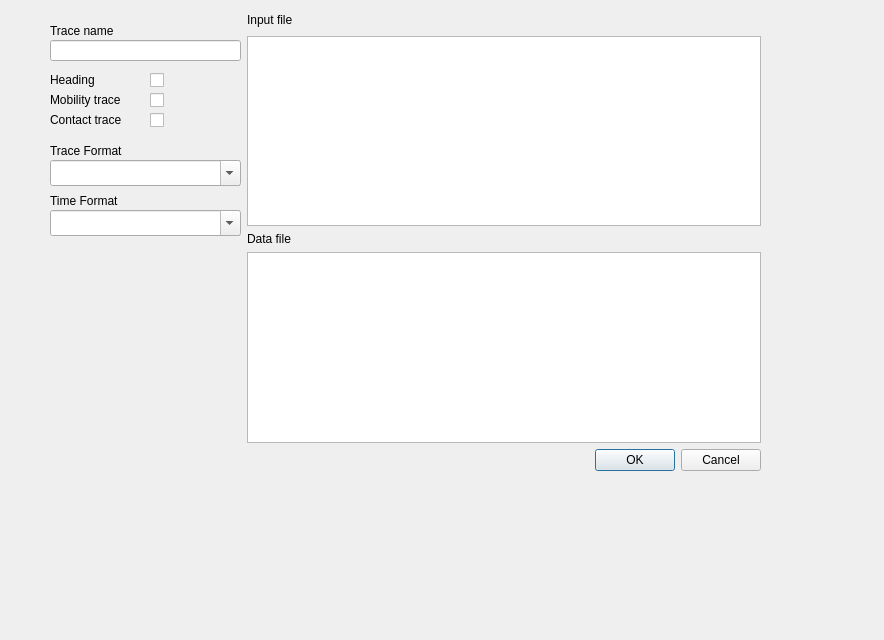
<?xml version="1.0" encoding="UTF-8"?>
<ui version="4.0">
 <class>ImportDialog</class>
 <widget class="QDialog" name="ImportDialog">
  <property name="geometry">
   <rect>
    <x>0</x>
    <y>0</y>
    <width>884</width>
    <height>640</height>
   </rect>
  </property>
  <property name="sizePolicy">
   <sizepolicy hsizetype="Fixed" vsizetype="Fixed">
    <horstretch>0</horstretch>
    <verstretch>0</verstretch>
   </sizepolicy>
  </property>
  <property name="windowTitle">
   <string>Import Trace</string>
  </property>
  <widget class="QWidget" name="verticalLayoutWidget">
   <property name="geometry">
    <rect>
     <x>40</x>
     <y>10</y>
     <width>721</width>
     <height>461</height>
    </rect>
   </property>
   <layout class="QVBoxLayout" name="mainLayout">
    <item>
     <layout class="QHBoxLayout" name="horizontalLayout">
      <item>
       <widget class="QWidget" name="widget" native="true">
        <property name="minimumSize">
         <size>
          <width>201</width>
          <height>50</height>
         </size>
        </property>
        <widget class="QLabel" name="label">
         <property name="geometry">
          <rect>
           <x>10</x>
           <y>10</y>
           <width>101</width>
           <height>21</height>
          </rect>
         </property>
         <property name="text">
          <string>Trace name</string>
         </property>
        </widget>
        <widget class="QLineEdit" name="lineEditTrace">
         <property name="geometry">
          <rect>
           <x>10</x>
           <y>30</y>
           <width>191</width>
           <height>21</height>
          </rect>
         </property>
        </widget>
        <widget class="QLabel" name="label_4">
         <property name="geometry">
          <rect>
           <x>10</x>
           <y>60</y>
           <width>59</width>
           <height>20</height>
          </rect>
         </property>
         <property name="text">
          <string>Heading</string>
         </property>
        </widget>
        <widget class="QCheckBox" name="checkBoxHeading">
         <property name="geometry">
          <rect>
           <x>110</x>
           <y>60</y>
           <width>16</width>
           <height>20</height>
          </rect>
         </property>
         <property name="text">
          <string/>
         </property>
        </widget>
        <widget class="QLabel" name="label_5">
         <property name="geometry">
          <rect>
           <x>10</x>
           <y>80</y>
           <width>91</width>
           <height>20</height>
          </rect>
         </property>
         <property name="text">
          <string>Mobility trace</string>
         </property>
        </widget>
        <widget class="QCheckBox" name="checkBoxMobility">
         <property name="geometry">
          <rect>
           <x>110</x>
           <y>80</y>
           <width>16</width>
           <height>20</height>
          </rect>
         </property>
         <property name="text">
          <string/>
         </property>
        </widget>
        <widget class="QLabel" name="label_6">
         <property name="geometry">
          <rect>
           <x>10</x>
           <y>100</y>
           <width>91</width>
           <height>20</height>
          </rect>
         </property>
         <property name="text">
          <string>Contact trace</string>
         </property>
        </widget>
        <widget class="QCheckBox" name="checkBoxContact">
         <property name="geometry">
          <rect>
           <x>110</x>
           <y>100</y>
           <width>16</width>
           <height>20</height>
          </rect>
         </property>
         <property name="text">
          <string/>
         </property>
        </widget>
        <widget class="QLabel" name="label_7">
         <property name="geometry">
          <rect>
           <x>10</x>
           <y>130</y>
           <width>101</width>
           <height>21</height>
          </rect>
         </property>
         <property name="text">
          <string>Trace Format</string>
         </property>
        </widget>
        <widget class="QComboBox" name="comboBoxRegEx">
         <property name="geometry">
          <rect>
           <x>10</x>
           <y>150</y>
           <width>191</width>
           <height>26</height>
          </rect>
         </property>
         <property name="editable">
          <bool>true</bool>
         </property>
         <property name="frame">
          <bool>true</bool>
         </property>
        </widget>
        <widget class="QLabel" name="label_8">
         <property name="geometry">
          <rect>
           <x>10</x>
           <y>180</y>
           <width>101</width>
           <height>21</height>
          </rect>
         </property>
         <property name="text">
          <string>Time Format</string>
         </property>
        </widget>
        <widget class="QComboBox" name="comboBoxTimeFormat">
         <property name="geometry">
          <rect>
           <x>10</x>
           <y>200</y>
           <width>191</width>
           <height>26</height>
          </rect>
         </property>
         <property name="editable">
          <bool>true</bool>
         </property>
        </widget>
       </widget>
      </item>
      <item>
       <layout class="QVBoxLayout" name="verticalLayout_2">
        <item>
         <widget class="QLabel" name="label_2">
          <property name="enabled">
           <bool>true</bool>
          </property>
          <property name="minimumSize">
           <size>
            <width>367</width>
            <height>20</height>
           </size>
          </property>
          <property name="text">
           <string>Input file</string>
          </property>
         </widget>
        </item>
        <item>
         <widget class="QListView" name="listViewInput"/>
        </item>
        <item>
         <widget class="QLabel" name="label_3">
          <property name="text">
           <string>Data file</string>
          </property>
         </widget>
        </item>
        <item>
         <widget class="QTableView" name="tableViewOutput">
          <attribute name="verticalHeaderVisible">
           <bool>false</bool>
          </attribute>
         </widget>
        </item>
       </layout>
      </item>
     </layout>
    </item>
    <item>
     <widget class="QDialogButtonBox" name="buttonBox">
      <property name="sizePolicy">
       <sizepolicy hsizetype="Expanding" vsizetype="Fixed">
        <horstretch>0</horstretch>
        <verstretch>0</verstretch>
       </sizepolicy>
      </property>
      <property name="orientation">
       <enum>Qt::Horizontal</enum>
      </property>
      <property name="standardButtons">
       <set>QDialogButtonBox::Cancel|QDialogButtonBox::Ok</set>
      </property>
      <property name="centerButtons">
       <bool>false</bool>
      </property>
     </widget>
    </item>
   </layout>
  </widget>
 </widget>
 <resources/>
 <connections>
  <connection>
   <sender>buttonBox</sender>
   <signal>accepted()</signal>
   <receiver>ImportDialog</receiver>
   <slot>accept()</slot>
   <hints>
    <hint type="sourcelabel">
     <x>248</x>
     <y>254</y>
    </hint>
    <hint type="destinationlabel">
     <x>157</x>
     <y>274</y>
    </hint>
   </hints>
  </connection>
  <connection>
   <sender>buttonBox</sender>
   <signal>rejected()</signal>
   <receiver>ImportDialog</receiver>
   <slot>reject()</slot>
   <hints>
    <hint type="sourcelabel">
     <x>316</x>
     <y>260</y>
    </hint>
    <hint type="destinationlabel">
     <x>286</x>
     <y>274</y>
    </hint>
   </hints>
  </connection>
 </connections>
</ui>
